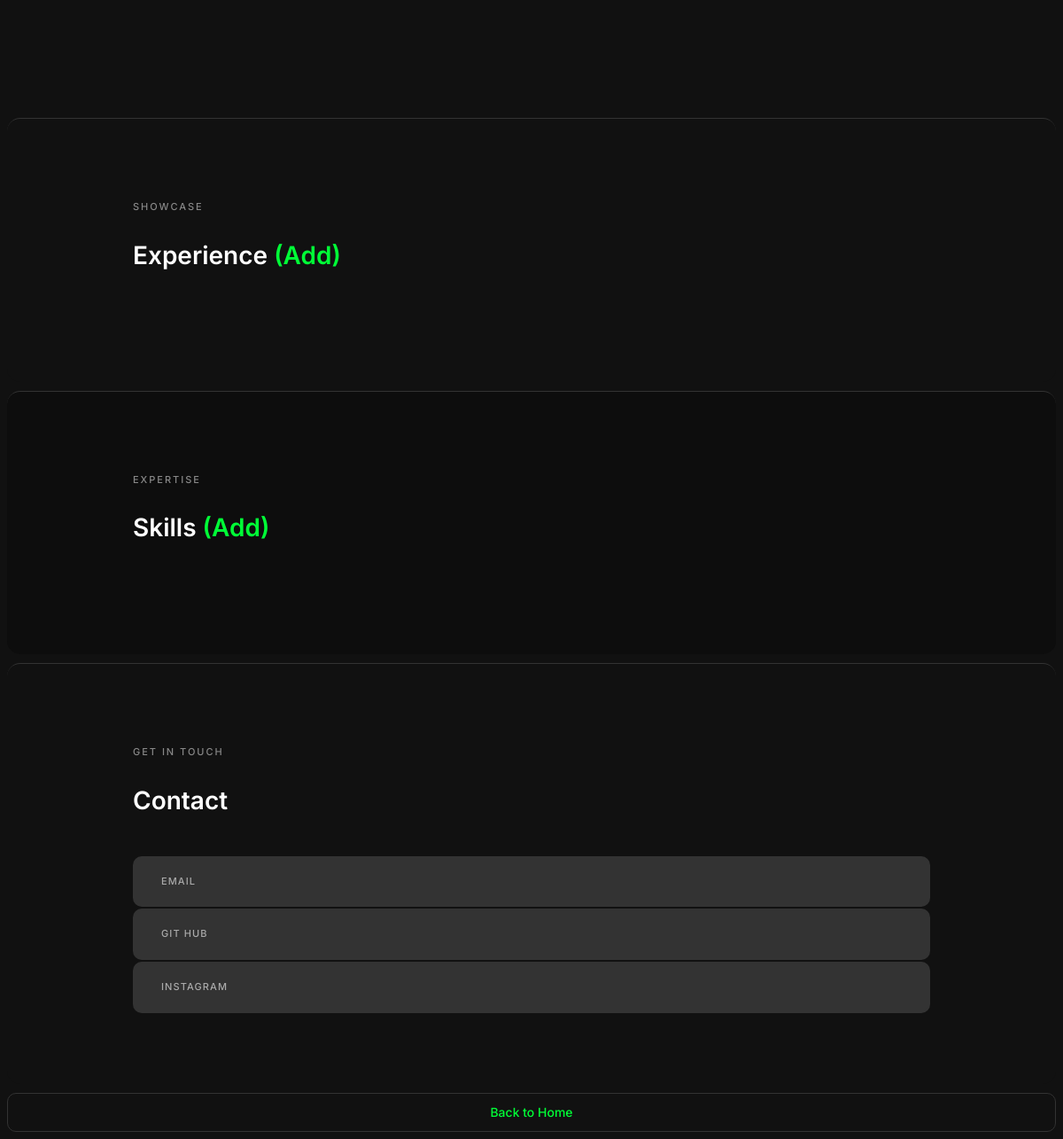
/user/index.php (signed in, lower part), run on an earlier commit of the app's database.
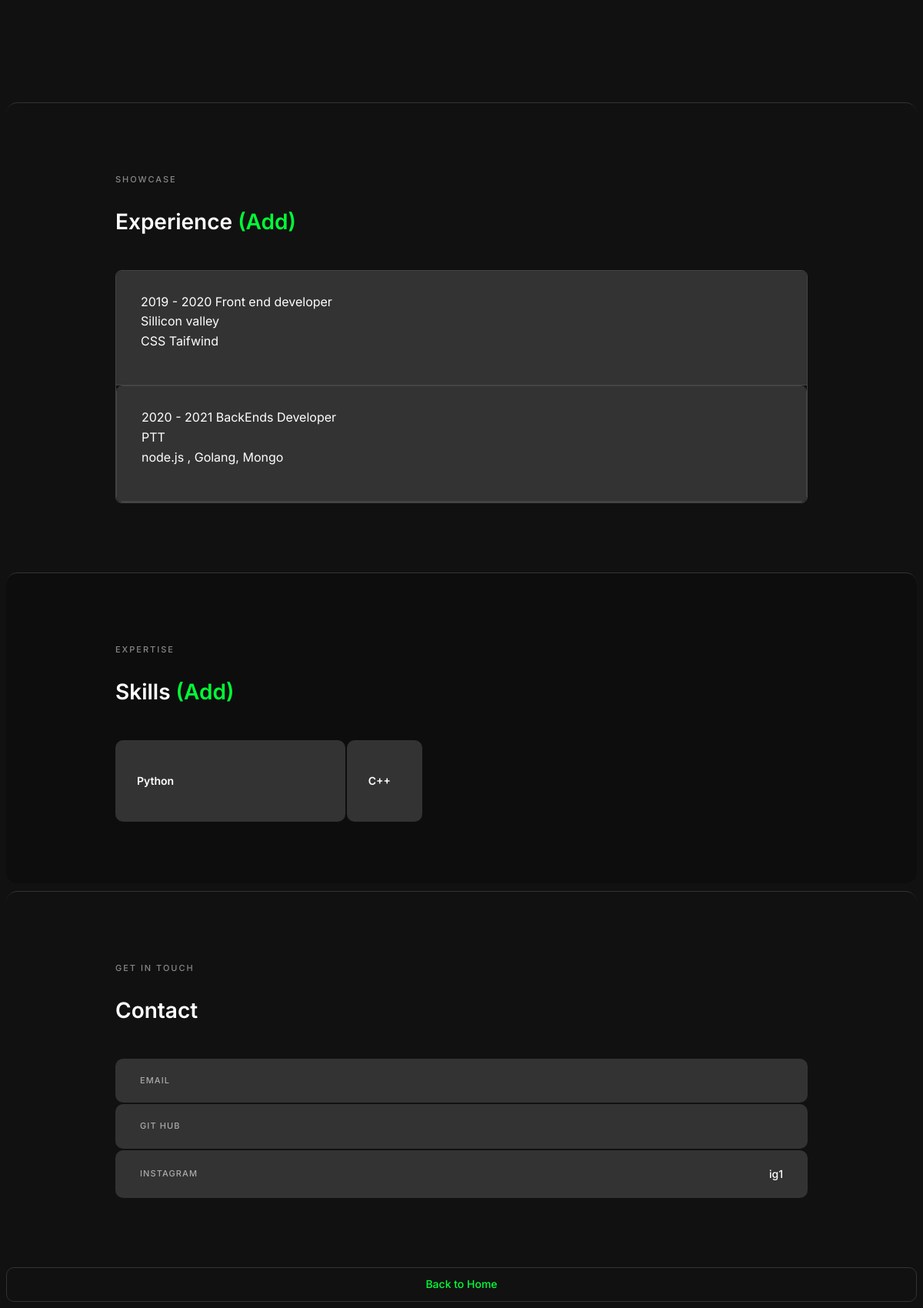
And on a later commit of the database.
### tables this page shows
CREATE TABLE `experiences` (
  `id` int(11) NOT NULL,
  `start_year` int(11) NOT NULL,
  `end_year` int(11) NOT NULL,
  `position` varchar(25) NOT NULL,
  `detail` varchar(255) DEFAULT NULL,
  `company_name` varchar(25) NOT NULL,
  `user_id` int(11) NOT NULL
);

CREATE TABLE `skills` (
  `id` int(11) NOT NULL,
  `user_id` int(11) NOT NULL,
  `skill_name` varchar(150) NOT NULL
);

CREATE TABLE `users` (
  `user_id` int(11) NOT NULL,
  `username` varchar(25) NOT NULL,
  `password` varchar(15) NOT NULL,
  `fullname` varchar(25) DEFAULT NULL,
  `profile_image` varchar(1000) DEFAULT NULL,
  `email` varchar(50) DEFAULT NULL,
  `github` varchar(50) DEFAULT NULL,
  `ig` varchar(50) DEFAULT NULL,
  `category_id` int(11) DEFAULT 0
);

### user/index.php (the view, shortened to what this page needs)
<?php
include "checklogin.php";
$ig="";
$user_id=$_SESSION['user_id'];
$sql="Select * from users where user_id=:user_id ";
            $stmt=$conn->prepare($sql);
            $stmt->bindParam(':user_id',$user_id);
            $stmt->execute();
            $row=$stmt->fetch(PDO::FETCH_ASSOC);
            if (!empty($row)){
                $ig=$row['ig'];
            }
$sql="Select * from experiences where user_id=:user_id";
   $stmt=$conn->prepare($sql);
   $stmt->bindParam(':user_id',$user_id);
    $stmt->execute();
    $experiences=$stmt->fetchAll(PDO::FETCH_ASSOC);
$sql="Select * from skills where user_id=:user_id";
   $stmt=$conn->prepare($sql);
   $stmt->bindParam(':user_id',$user_id);
    $stmt->execute();
    $skills=$stmt->fetchAll(PDO::FETCH_ASSOC);
?>
<!DOCTYPE html>
<html lang="en">
  <head>
  <?php include "css.php" ?>
  </head>
  <body>
    <section id="home" style="border-radius: 0 ;border-top: 0; margin-bottom: 0; margin-top: 0;">
    </section>
    <section id="experience">
      <div class="container">
        <div class="section-header">
          <p class="section-label">Showcase</p>
          <h2 class="section-title">Experience <a href="experience.php">(Add)</a></h2>
        </div>
        <?php if (!empty($experiences)) { ?>
      <?php foreach ($experiences as $index => $experience): ?>
        <div class="exp-list">
          <div class="exp-item">
            <div>
                       <?php echo htmlspecialchars($experience['start_year']);?>
                       -
                        <?php echo htmlspecialchars($experience['end_year']);?>
                        <?php echo htmlspecialchars($experience['position']);?>
                        <br>
                        <?php echo htmlspecialchars($experience['company_name']);?>
                        <br>
                        <?php echo htmlspecialchars($experience['detail']);?>
                    </div>
                  </div>
                  <?php endforeach;?>
                 <?php }?>
        </div>
      </div>
    </section>
    <section id="skills">
      <div class="container">
        <div class="section-header">
          <p class="section-label">Expertise</p>
          <h2 class="section-title">Skills <a href="skill.php"> (Add) </a></h2>
        </div>
        <?php if (!empty($skills)) { ?>
      <?php foreach ($skills as $index => $skill): ?>
        <div class="skills-grid">
          <div class="skill-card" style="border-radius: 10px;">
            <p class="skill-title"><?php echo htmlspecialchars($skill['skill_name']);?> </p>
          </div>
          <?php endforeach;?>
                  <?php }?>
        </div>
      </div>
    </section>
    <section id="contact">
      <div class="container">
        <div class="section-header">
          <p class="section-label">Get in touch</p>
          <h2 class="section-title">Contact</h2>
        </div>
        <div class="contact-list">
          <div class="contact-row" style="border-radius: 10px;">
            <span class="contact-type">Email</span>
          </div>
          <div class="contact-row" style="border-radius: 10px;">
            <span class="contact-type">Git Hub</span>
          </div>
          <div class="contact-row" style="border-radius: 10px;">
            <span class="contact-type">Instagram</span>
            <span class="contact-value"><?php echo($ig)?></span>
          </div>
        </div>
      </div>
    </section>
    <a href="index.php" class="btn-profile">Back to Home</a>
  </body>
</html>

### user/css.php (shortened to what this page needs)
<link rel="stylesheet" href="css/template_cv1.css">

### user/css/template_cv1.css (style rules this page uses)
:root { --bg: #111111; --card: #333333; --text-white: #ffffff; --text-gray: #aaaaaa; --border: #444444; --nav-h: 60px; }
html { scroll-behavior: smooth; }
body { font-family: 'Inter', sans-serif; background: var(--bg); color: var(--text-white); line-height: 1.6; display: flex; flex-direction: column; min-height: 100vh; background-image: url('https://depositphotos-blog.s3.eu-west-1.amazonaws.com/uploads/2017/07/Soothing-nature-backgrounds-2.jpg'); background-repeat: no-repeat;background-size: cover; }
#home { padding-top: var(--nav-h); min-height: 100vh; display: flex; align-items: center; justify-content: center; text-align: center; background: transparent; position: relative; }
section { padding: 80px 0; background: var(--bg); position: relative; border-radius: 15px; border-top: 1px solid #333; margin-bottom: 10px; }
.container { max-width: 900px; margin: 0 auto; padding: 0 32px; }
.section-header { margin-bottom: 40px; }
.section-label { font-size: 11px; font-weight: 500; letter-spacing: 0.18em; text-transform: uppercase; color: #888; margin-bottom: 8px; }
.section-title { font-size: 28px; font-weight: 600; color: #fff; }
.exp-list { display: flex; flex-direction: column; gap: 0; border: 1px solid var(--border); border-radius: 8px; overflow: hidden; }
.exp-item { background: var(--card); padding: 28px 32px; border-bottom: 1px solid var(--border); }
#skills { background: #0d0d0d; }
.skills-grid { display: grid; grid-template-columns: repeat(3, 1fr); gap: 2px; }
.skill-card { background: var(--card); padding: 28px; }
.skill-title { font-size: 14px; font-weight: 600; color: var(--text-white); margin-bottom: 14px; }
#contact { background: #111; }
.contact-list { display: flex; flex-direction: column; gap: 2px; }
.contact-row { background: var(--card); padding: 20px 32px; display: flex; justify-content: space-between; align-items: center; }
.contact-type { font-size: 11px; font-weight: 500; letter-spacing: 0.1em; text-transform: uppercase; color: var(--text-gray); }
.contact-value { font-size: 14px; font-weight: 500; color: var(--text-white); }
.btn-profile { font-size: 14px; font-weight: 500; color: #888888; text-decoration: none; border: 1px solid #333; padding: 10px 36px; border-radius: 10px; transition: all 0.2s; text-align: center; }
a { text-decoration: none; transition: color 0.3s ease; }
a:link { color: rgb(0, 255, 55); }

What changed in the data, as far as the page shows it:
added experiences: start_year "2019", end_year "2020", position "Front end developer", company_name "Sillicon valley", detail "CSS Taifwind"
added experiences: start_year "2020", end_year "2021", position "BackEnds Developer", company_name "PTT", detail "node.js , Golang, Mongo"
added skills: skill_name "Python"
added skills: skill_name "C++"
now on this page (row edited): users: ig "ig1"
